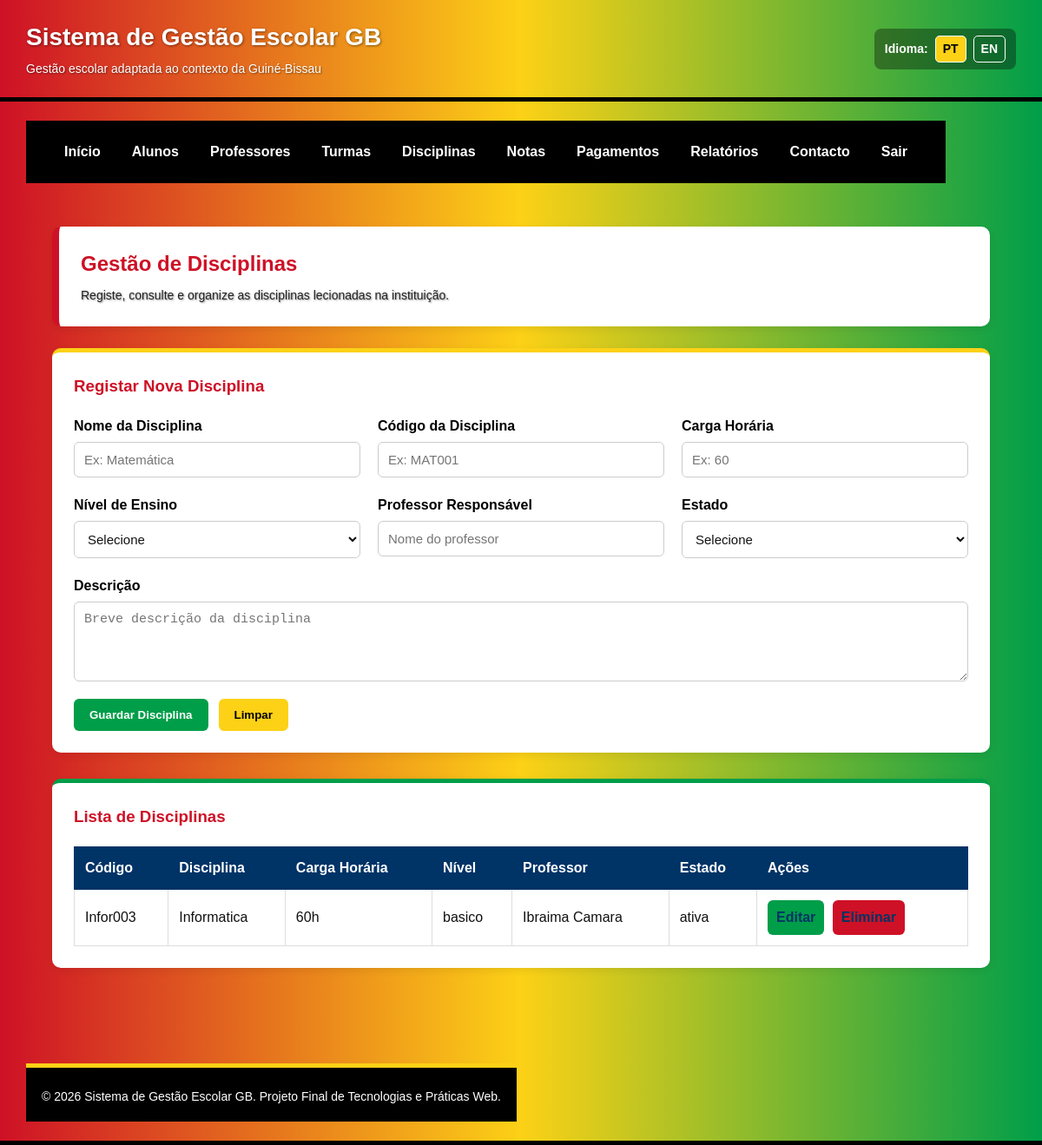
Page /disciplinas.php on the committed database.
### tables this page shows
CREATE TABLE IF NOT EXISTS `disciplinas` (
  `id_disciplina` int NOT NULL AUTO_INCREMENT,
  `codigo` varchar(20) NOT NULL,
  `nome` varchar(100) NOT NULL,
  `carga_horaria` int NOT NULL,
  `nivel_ensino` enum('basico','secundario','tecnico') NOT NULL,
  `professor_responsavel` varchar(120) DEFAULT NULL,
  `estado` enum('ativa','inativa') DEFAULT 'ativa',
  `descricao` text,
  `criado_em` datetime DEFAULT CURRENT_TIMESTAMP,
  PRIMARY KEY (`id_disciplina`),
  UNIQUE KEY `codigo` (`codigo`)
);

### disciplinas.php (the view, shortened to what this page needs)
<?php
require_once 'config/conexao.php';
$resultado = mysqli_query($conn, "SELECT * FROM disciplinas ORDER BY id_disciplina DESC");
?>
<?php include 'includes/header.php'; ?>
<?php include 'includes/menu.php'; ?>
<main class="conteudo">
    <section class="cabecalho-pagina">
        <h2>Gestão de Disciplinas</h2>
        <p>Registe, consulte e organize as disciplinas lecionadas na instituição.</p>
    </section>
    <section class="formulario-container">
        <h3>Registar Nova Disciplina</h3>
        <form class="formulario" method="post" action="disciplinas.php">
            <div class="campo">
                <label for="nome_disciplina">Nome da Disciplina</label>
                <input type="text" id="nome_disciplina" name="nome_disciplina" placeholder="Ex: Matemática" required maxlength="100">
            </div>
            <div class="campo">
                <label for="codigo_disciplina">Código da Disciplina</label>
                <input type="text" id="codigo_disciplina" name="codigo_disciplina" placeholder="Ex: MAT001" required maxlength="20">
            </div>
            <div class="campo">
                <label for="carga_horaria">Carga Horária</label>
                <input type="number" id="carga_horaria" name="carga_horaria" placeholder="Ex: 60" min="1" max="300" required>
            </div>
            <div class="campo">
                <label for="nivel_disciplina">Nível de Ensino</label>
                <select id="nivel_disciplina" name="nivel_disciplina" required>
                    <option value="">Selecione</option>
                </select>
            </div>
            <div class="campo">
                <label for="professor_responsavel">Professor Responsável</label>
                <input type="text" id="professor_responsavel" name="professor_responsavel" placeholder="Nome do professor" maxlength="120">
            </div>
            <div class="campo">
                <label for="estado_disciplina">Estado</label>
                <select id="estado_disciplina" name="estado_disciplina" required>
                    <option value="">Selecione</option>
                </select>
            </div>
            <div class="campo campo-largo">
                <label for="descricao_disciplina">Descrição</label>
                <textarea id="descricao_disciplina" name="descricao_disciplina" rows="4" placeholder="Breve descrição da disciplina"></textarea>
            </div>
            <div class="botoes-formulario">
                <button type="submit" class="botao">Guardar Disciplina</button>
                <button type="reset" class="botao-secundario">Limpar</button>
            </div>
        </form>
    </section>
    <section class="tabela-container">
        <h3>Lista de Disciplinas</h3>
        <table class="tabela">
            <thead>
                <tr>
                    <th>Código</th>
                    <th>Disciplina</th>
                    <th>Carga Horária</th>
                    <th>Nível</th>
                    <th>Professor</th>
                    <th>Estado</th>
                    <th>Ações</th>
                </tr>
            </thead>
            <tbody>
                <?php while ($disciplina = mysqli_fetch_assoc($resultado)) { ?>
                    <tr>
                        <td><?php echo htmlspecialchars($disciplina["codigo"]); ?></td>
                        <td><?php echo htmlspecialchars($disciplina["nome"]); ?></td>
                        <td><?php echo htmlspecialchars($disciplina["carga_horaria"]); ?>h</td>
                        <td><?php echo htmlspecialchars($disciplina["nivel_ensino"]); ?></td>
                        <td><?php echo htmlspecialchars($disciplina["professor_responsavel"]); ?></td>
                        <td><?php echo htmlspecialchars($disciplina["estado"]); ?></td>
                        <td>
                            <a class="acao editar" href="editar_disciplina.php?id=<?php echo $disciplina['id_disciplina']; ?>">
                                Editar
                            </a>
                            <a
                                class="acao eliminar"
                                href="disciplinas.php?acao=eliminar&id=<?php echo $disciplina['id_disciplina']; ?>"
                                onclick="return confirm('Tem a certeza que deseja eliminar esta disciplina?');">
                                Eliminar
                            </a>
                        </td>
                    </tr>
                <?php } ?>
            </tbody>
        </table>
    </section>
</main>
<?php include 'includes/footer.php'; ?>

### css/style.css (style rules this page uses)
:root { --gb-vermelho: #CE1126; --gb-amarelo: #FCD116; --gb-verde: #009E49; --gb-preto: #000000; --gb-azul: #003366; --gb-branco: #ffffff; --gb-cinza-fundo: #f4f6f8; --gb-cinza-texto: #222222; --gb-cinza-borda: #dddddd; }
* { margin: 0; padding: 0; box-sizing: border-box; }
html, body { font-family: Arial, Helvetica, sans-serif; background-color: var(--gb-cinza-fundo); color: var(--gb-cinza-texto); line-height: 1.5; }
.topo p { font-size: 14px; margin-top: 5px; color: var(--gb-branco); text-shadow: 1px 1px 2px rgba(0,0,0,0.45); }
.conteudo { padding: 30px; }
.cabecalho-pagina { background-color: var(--gb-branco); padding: 25px; border-radius: 10px; margin-bottom: 25px; box-shadow: 0 3px 10px rgba(0,0,0,0.08); border-left: 8px solid var(--gb-vermelho); }
.cabecalho-pagina h2 { color: var(--gb-vermelho); margin-bottom: 8px; }
.cabecalho-pagina p { color: var(--gb-cinza-texto); }
.formulario-container, .tabela-container, .info-contacto { background-color: var(--gb-branco); padding: 25px; border-radius: 10px; margin-bottom: 30px; box-shadow: 0 3px 10px rgba(0,0,0,0.08); }
.formulario-container { border-top: 5px solid var(--gb-amarelo); }
.tabela-container { border-top: 5px solid var(--gb-verde); }
.formulario-container h3, .tabela-container h3, .info-contacto h3 { color: var(--gb-vermelho); margin-bottom: 20px; }
.formulario { display: flex; flex-wrap: wrap; gap: 20px; }
.campo { flex: 1 1 250px; display: flex; flex-direction: column; }
.campo-largo { flex: 1 1 100%; }
.campo label { font-weight: bold; margin-bottom: 6px; color: var(--gb-preto); }
.campo input, .campo select, .campo textarea { padding: 11px; border: 1px solid #cccccc; border-radius: 6px; font-size: 15px; background-color: var(--gb-branco); color: #111111; }
.botoes-formulario { flex: 1 1 100%; display: flex; gap: 12px; flex-wrap: wrap; }
.botao, .botao-secundario, .acao { display: inline-block; padding: 11px 18px; border-radius: 6px; border: none; cursor: pointer; font-weight: bold; text-decoration: none; transition: 0.3s; }
.botao { background-color: var(--gb-verde); color: var(--gb-branco); }
.botao-secundario { background-color: var(--gb-amarelo); color: var(--gb-preto); }
.acao { padding: 8px 10px; margin-right: 5px; color: var(--gb-branco); }
.editar { background-color: var(--gb-verde); }
.eliminar { background-color: var(--gb-vermelho); }
.tabela a.acao { text-decoration: none; }
.tabela { width: 100%; border-collapse: collapse; background-color: var(--gb-branco); }
.tabela th { background-color: var(--gb-azul); color: var(--gb-branco) !important; -webkit-text-fill-color: var(--gb-branco) !important; padding: 12px; border: 1px solid var(--gb-azul); text-align: left; }
.tabela td { background-color: var(--gb-branco); color: #111111 !important; -webkit-text-fill-color: #111111 !important; padding: 12px; border: 1px solid var(--gb-cinza-borda); text-align: left; opacity: 1 !important; }
.tabela tbody tr:nth-child(odd) td { background-color: var(--gb-branco); color: #111111 !important; -webkit-text-fill-color: #111111 !important; }
.tabela a { color: var(--gb-azul); -webkit-text-fill-color: var(--gb-azul); }

### rows in the picture
disciplinas: codigo "Infor003", nome "Informatica", carga_horaria "60", nivel_ensino "basico", professor_responsavel "Ibraima Camara", estado "ativa"

### other values in the picture
t("nome_sistema") "Sistema de Gestão Escolar GB"
t("subtitulo_sistema") "Gestão escolar adaptada ao contexto da Guiné-Bissau"
t("idioma") "Idioma"
t("menu_inicio") "Início"
t("menu_alunos") "Alunos"
t("menu_professores") "Professores"
t("menu_turmas") "Turmas"
t("menu_disciplinas") "Disciplinas"
t("menu_notas") "Notas"
t("menu_pagamentos") "Pagamentos"
t("menu_relatorios") "Relatórios"
t("menu_contacto") "Contacto"
